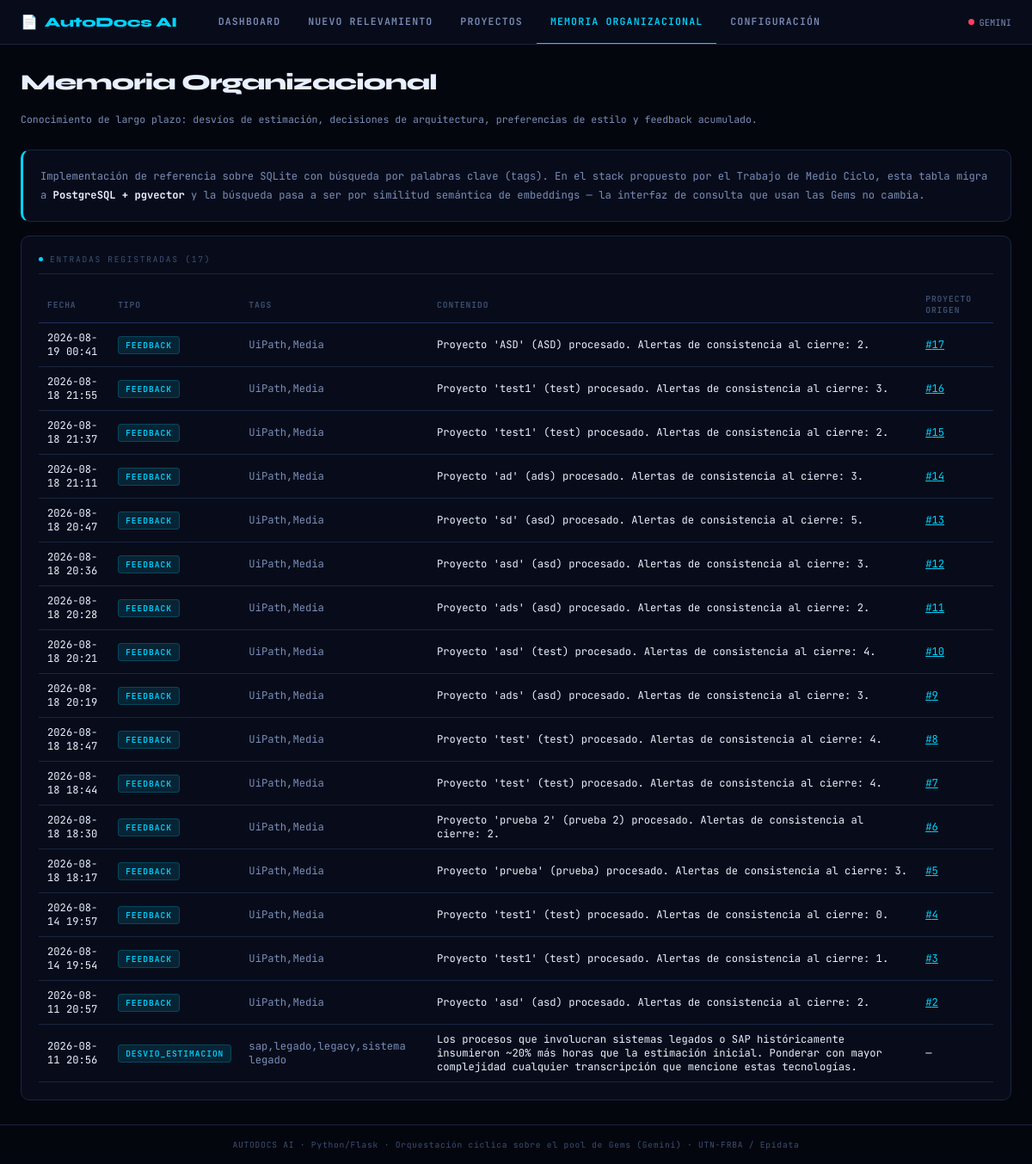
The page /memoria on the database as committed earlier.
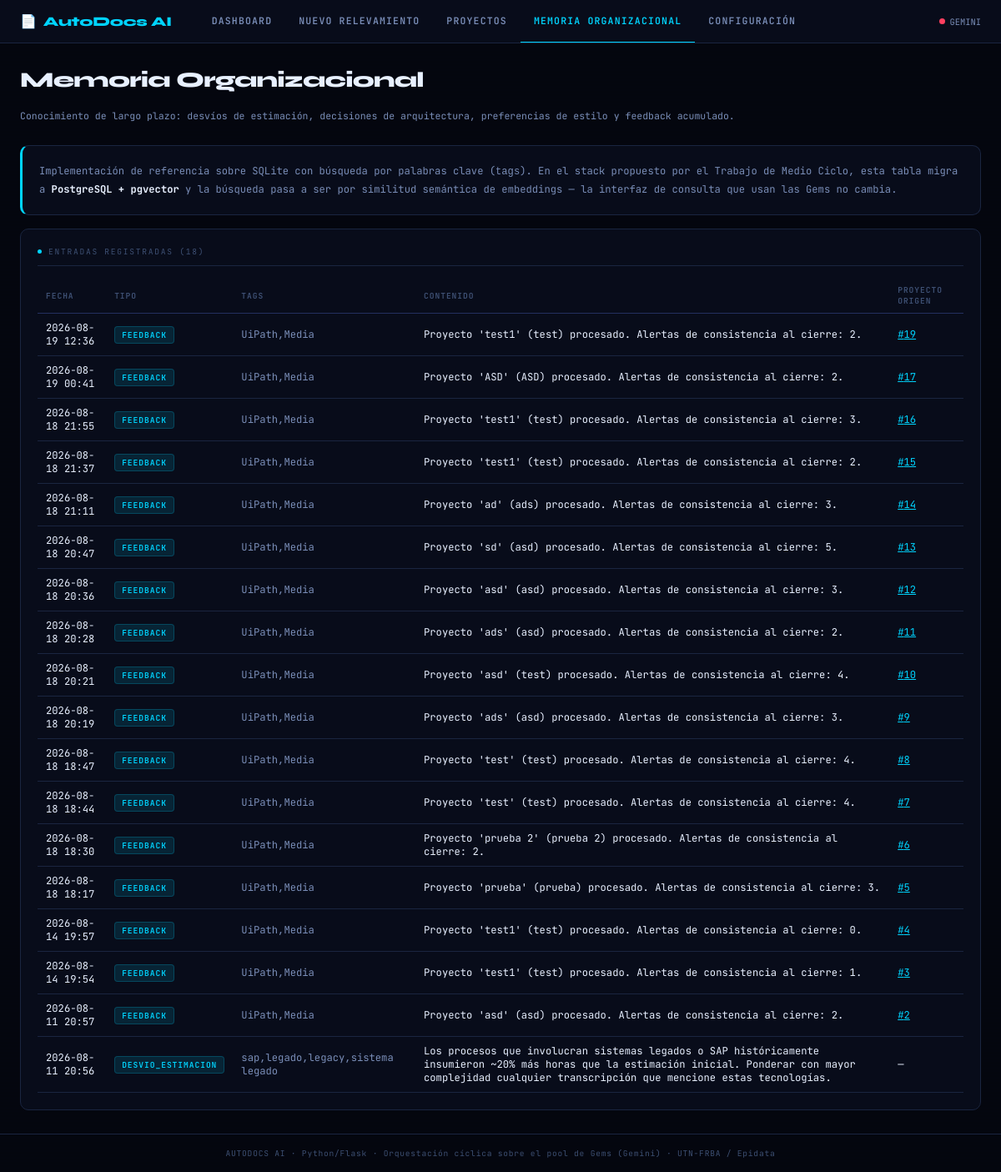
The same page on the database as committed later.
### tables this page shows
CREATE TABLE memoria_organizacional (
    id                INTEGER PRIMARY KEY AUTOINCREMENT,
    tipo              TEXT,     -- desvio_estimacion | decision_arquitectura | preferencia_estilo | feedback
    tags              TEXT,     -- csv de palabras clave para búsqueda (sustituye a la búsqueda vectorial)
    contenido         TEXT NOT NULL,
    proyecto_origen_id INTEGER REFERENCES proyectos(id),
    creado            TEXT DEFAULT CURRENT_TIMESTAMP
);

### ui/app.py (the view)
    @app.route("/memoria")
    def memoria():
        return render_template("memoria.html", entradas=MemoriaService.listar())

### core/db.py (called while the page is built)
def get_conn() -> sqlite3.Connection:
    DB_PATH.parent.mkdir(exist_ok=True)
    conn = sqlite3.connect(DB_PATH)
    conn.row_factory = sqlite3.Row
    conn.execute("PRAGMA foreign_keys = ON")
    return conn

### repositories/memoria_repository.py (called while the page is built)
    @staticmethod
    def listar(limite: int = 100) -> list:
        conn = get_conn()
        rows = conn.execute(
            "SELECT * FROM memoria_organizacional ORDER BY creado DESC LIMIT ?", (limite,)
        ).fetchall()
        conn.close()
        return [dict(r) for r in rows]

### services/memoria_service.py (called while the page is built)
    @staticmethod
    def listar() -> list:
        return MemoriaRepository.listar()

### ui/templates/memoria.html (shortened to what this page needs)
{% extends "base.html" %}
{% block content %}
<div class="page-header">
  <h1>Memoria Organizacional</h1>
  <p>Conocimiento de largo plazo: desvíos de estimación, decisiones de arquitectura, preferencias de estilo y feedback acumulado.</p>
</div>
<div class="panel mb-4" style="border-left:3px solid var(--cyan)">
  <p style="font-size:.76rem; color:var(--text-mid); line-height:1.7">
    Implementación de referencia sobre SQLite con búsqueda por palabras clave (<code>tags</code>).
    En el stack propuesto por el Trabajo de Medio Ciclo, esta tabla migra a
    <strong style="color:var(--text-hi)">PostgreSQL + pgvector</strong> y la búsqueda pasa a ser por
    similitud semántica de embeddings — la interfaz de consulta que usan las Gems no cambia.
  </p>
</div>
<div class="panel">
  <div class="panel-title"><span class="dot"></span>Entradas registradas ({{ entradas|length }})</div>
  <table>
    <thead><tr><th>Fecha</th><th>Tipo</th><th>Tags</th><th>Contenido</th><th>Proyecto origen</th></tr></thead>
    <tbody>
      {% for e in entradas %}
      <tr>
        <td>{{ e.creado[:16] }}</td>
        <td><span class="tag tag-cyan">{{ e.tipo }}</span></td>
        <td style="color:var(--text-mid)">{{ e.tags }}</td>
        <td>{{ e.contenido }}</td>
        <td>{% if e.proyecto_origen_id %}<a href="/resultado/{{ e.proyecto_origen_id }}" style="color:var(--cyan)">#{{ e.proyecto_origen_id }}</a>{% else %}—{% endif %}</td>
      </tr>
      {% else %}
      <tr><td colspan="5" class="result-box empty">Todavía no hay entradas en la memoria organizacional.</td></tr>
      {% endfor %}
    </tbody>
  </table>
</div>
{% endblock %}

Rows that differ between the two databases and show on the page:
added memoria_organizacional: creado "2026-08-19 12:36", tipo "FEEDBACK", tags "UiPath,Media", contenido "Proyecto 'test1' (test) procesado. Alertas de consistencia al cierre: 2.", proyecto_origen_id "19"
Other text that changed with them:
{{ entradas|length }}: "17" → "18"
